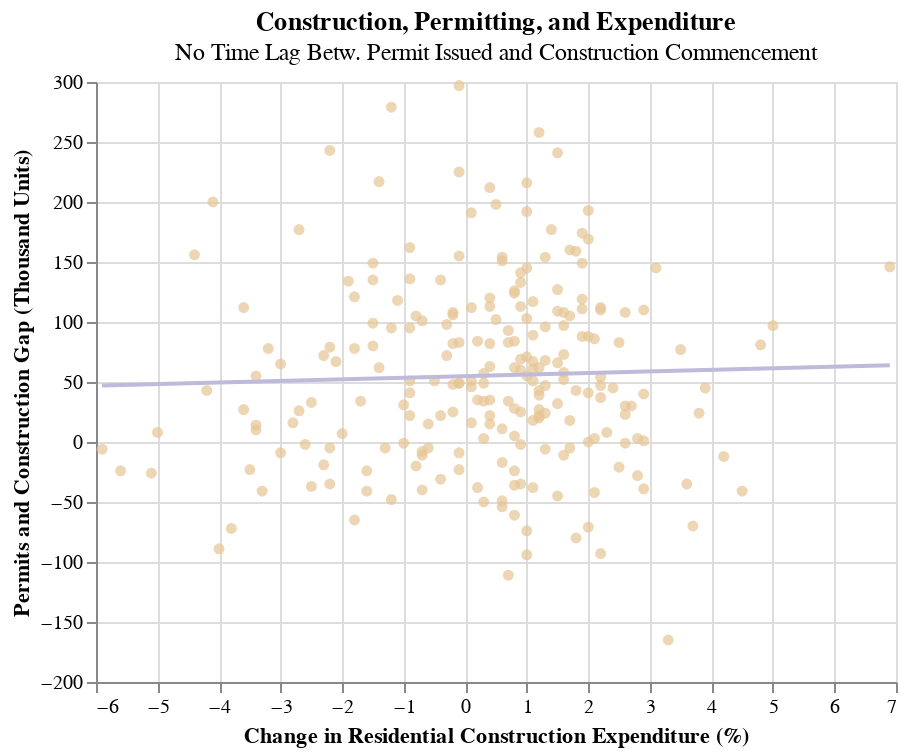

Notebook code for this chart:
### Code cell
gap_ex_scatter = alt.Chart(construction_permit_gap).mark_circle(color = '#e5c494').encode(
    x = alt.X('ex_delta', title = "Change in Residential Construction Expenditure (%)"),
    y = alt.Y('gap', title = 'Permits and Construction Gap (Thousand Units)')
).properties(
    title = {
        "text": "Construction, Permitting, and Expenditure",
        "subtitle": "No Time Lag Betw. Permit Issued and Construction Commencement"
    })

alt.layer(gap_ex_scatter, gap_ex_scatter.transform_regression('ex_delta', 'gap', method = 'linear').mark_line(color = '#bebada'))

### Figure 1 — Vega-Lite specification as saved in the notebook (floating-point values rounded to 4 significant figures; data arrays with more than 128 entries replaced by an {"elided": "..."} marker saying what was removed)
{"config": {"view": {"continuousWidth": 400, "continuousHeight": 300}}, "layer": [{"mark": {"type": "circle", "color": "#e5c494"}, "encoding": {"x": {"type": "quantitative", "field": "ex_delta", "title": "Change in Residential Construction Expenditure (%)"}, "y": {"type": "quantitative", "field": "gap", "title": "Permits and Construction Gap (Thousand Units)"}}, "title": {"text": "Construction, Permitting, and Expenditure", "subtitle": "No Time Lag Betw. Permit Issued and Construction Commencement"}}, {"mark": {"type": "line", "color": "#bebada"}, "encoding": {"x": {"type": "quantitative", "field": "ex_delta", "title": "Change in Residential Construction Expenditure (%)"}, "y": {"type": "quantitative", "field": "gap", "title": "Permits and Construction Gap (Thousand Units)"}}, "title": {"text": "Construction, Permitting, and Expenditure", "subtitle": "No Time Lag Betw. Permit Issued and Construction Commencement"}, "transform": [{"on": "ex_delta", "regression": "gap", "method": "linear"}]}], "data": {"name": "data-41b9caa2e2cc5064f0ddde73cf631dc6"}, "$schema": "https://vega.github.io/schema/vega-lite/v4.8.1.json", "datasets": {"data-41b9caa2e2cc5064f0ddde73cf631dc6": {"elided": "231 records"}}}
